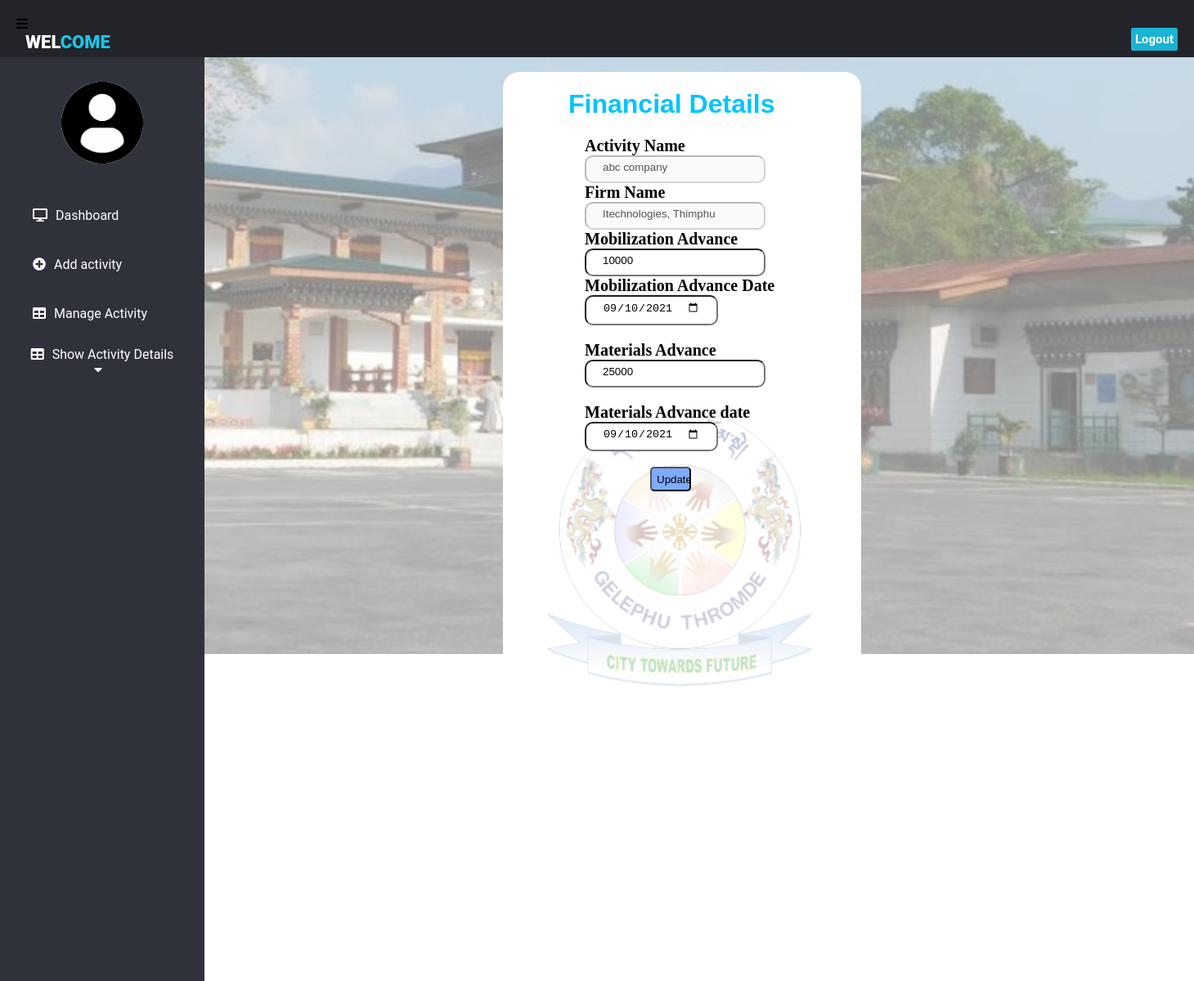
The page /edit_advance.php?editid=31 on the database its author committed.
### tables this page shows
CREATE TABLE `activity` (
  `id` int(11) NOT NULL,
  `activity_name` varchar(100) NOT NULL,
  `FY` int(11) NOT NULL,
  `approved_budget` int(11) NOT NULL,
  `technical_sanction` varchar(1000) NOT NULL,
  `adms_fs` varchar(1000) NOT NULL,
  `nit` varchar(1000) NOT NULL,
  `created_date` timestamp NOT NULL DEFAULT CURRENT_TIMESTAMP ON UPDATE CURRENT_TIMESTAMP,
  `user_id` int(11) NOT NULL,
  `mode_of_execution` varchar(100) NOT NULL
);

CREATE TABLE `contract_details` (
  `id` int(11) NOT NULL,
  `firm_name` varchar(100) NOT NULL,
  `contact_no` int(11) NOT NULL,
  `email_id` varchar(100) NOT NULL,
  `contract_amount` int(11) NOT NULL,
  `loi` varchar(100) NOT NULL,
  `loa` varchar(100) NOT NULL,
  `work_order` varchar(100) NOT NULL,
  `start_date` date NOT NULL,
  `end_date` date NOT NULL,
  `contract_duration` varchar(100) NOT NULL,
  `time_extension` varchar(100) NOT NULL,
  `user_id` int(11) NOT NULL,
  `activity_id` int(11) NOT NULL
);

CREATE TABLE `advance` (
  `id` int(11) NOT NULL,
  `mobilization_advance` int(11) NOT NULL,
  `mobilisation_advance_date` date NOT NULL,
  `material_advance` int(11) NOT NULL,
  `material_advance_date` date NOT NULL,
  `contract_details_id` int(11) NOT NULL,
  `user_id` int(11) NOT NULL
);

### edit_advance.php (the view, shortened to what this page needs)
<!DOCTYPE html>
<html>
<head>
<link href="https://cdnjs.cloudflare.com/ajax/libs/font-awesome/5.13.0/css/all.min.css" rel="stylesheet">
<link rel="stylesheet" href="css/style.css">
</head>
<body>
<header>
	<b for="check">
	<i class="fas fa-bars" id="sidebar_btn"></i>
	</b>
	<div class="left_area">
	<h3>&nbsp;&nbsp;Wel<span>come</span></h3>
	</div>
	<div class="right_area">
	<a href="login.php" class="logout_btn">Logout</a>
</header>
	<div class="sidebar">
	<center>
	<img src="images/profile.jpg" class="profile_image" alt="">
	</center>
	<a href="dashboard.php"><i class="fas fa-desktop"></i><span>Dashboard</span></a>
	<a href="add_activity.php"><i class="fa fa-plus-circle"></i><span>Add activity</span></a>
    <a href="manage_activity.php"><i class="fas fa-table"></i><span>Manage Activity</span></a>
	<div class="navbar">
	<div class="dropdown">
	<button class="dropbtn"><i class="fas fa-table"></i><span>Show Activity Details</span>
	<i class="fa fa-caret-down"></i>
	</button>
	</div>
	</div></div>
	<div class="content">
	<div class="display2">
	<h1>&nbsp;&nbsp; &nbsp; &nbsp; &nbsp; Financial Details</h1>
	<div class="input-group" style="padding:0px 100px;">
	<?php
			include('connection.php');
			$ad_id=$_GET['editid'];
			$query = mysqli_query($db,"SELECT activity.activity_name,advance.*,contract_details.firm_name FROM activity,advance,contract_details where activity.id=contract_details.activity_id and advance.contract_details_id=contract_details.id and activity.id='$ad_id' ");
			if($query-> num_rows > 0){
				while ($row = $query->fetch_assoc()){
					?>
	<form method="post" action ="" enctype="multipart/form-data">
	<label>Activity Name</label>
	<input type="text" name="activity_name" value="<?php echo ($row["activity_name"]);?>" class="form-control1" required disabled>
	<br/>
	<label>Firm Name</label>
	<input type="text" name="firm_name" value="<?php echo ($row["firm_name"]);?>" class="form-control1" required disabled>
	<label>Mobilization Advance</label>
    <br/>
	<input type="text" name="mobilisation_advance" value="<?php echo ($row["mobilization_advance"]);?>"  class="form-control1" required>
    <br/>
	<label>Mobilization Advance Date</label>
	<input type="date" name="mobilisation_advance_date" value="<?php echo ($row["mobilisation_advance_date"]);?>"class="form-control1" >
	<br/>
    <br/>
	<label>Materials Advance </label>
	<input type="text" name="material_advance" value="<?php echo ($row["material_advance"]);?>" class="form-control1" >
	<br/>
    <br/>
	<label>Materials Advance date </label>
	<input type="date" name="material_advance_date" value="<?php echo ($row["material_advance_date"]);?>" class="form-control1" >
	<br/>
    <br/>
	<?php }}?>
	<input type="submit" name="update"  value="Update" class="form-control" style="background-color:#80aaff;border-radius:5px;width:50px;height:30px;margin-left:80px;cursor:pointer;">
	</form>
	</div>
	</div>
	</div>
</body>
</html>

### css/style.css (style rules this page uses)
.display2 { border:2px none; background-image:url('../images/logo1.png'); border-radius:20px; background-color:#fff; width:30%; height:95%; margin-left:25%; margin-top:6%; position:fixed; background-repeat:no-repeat; background-position:center; background-size:100%; position:absolute; }
.display2 h1 { font-family:Sans-serif; color: #03c4ff; }
header { position:fixed; background: #22242A; padding: 20px; width: 100%; height:30px; }
.left_area h3 { color:#fff; margin:0; text-transform:uppercase; font-size:22px; font-weight:900; }
.left_area span { color:#1DC4E7; }
.logout_btn { padding:5px; background:#19B3D3; text-decoration:none; float:right; margin-top:-30px; margin-right:40px; border-radius:2px; font-size:15px; font-weight:600; color:#fff; transition:0.5s; transition-property:background; }
.sidebar { background:#2F323A; margin-top:70px; padding-top:30px; position:absolute; left:0; width:250px; height:100%; transition:0.5s; transition-property:left; }
.sidebar .profile_image { width:100px; height:100px; border-radius:100px; margin-bottom:10px; }
.sidebar a { color:#fff; display:block; width:100%; line-height:60px; text-decoration:none; padding-left:40px; box-sizing:border-box; transition:0.5s; transition-property:background; }
.sidebar i { padding-right:10px; }
.content { margin-left:250px; background:url('../images/gelephu1.png'); background-position:right; background-size:cover; height: 100vh; width: 100%; transition:0.5s; }
.form-control1 { border-radius:10px; padding:5px 20px 10px; }
label { font-family:Serif; font-weight: bold; font-size: 20px; }
.navbar { overflow: hidden; background-color: #2F323A; padding-right:11px; }
.dropdown { float: left; overflow: hidden; }
.dropdown .dropbtn { font-size: 16px; border: none; outline: none; color: white; padding: 10px 30px; background-color: inherit; font-family: inherit; margin: 0; width:250px; }

### edit_advance.php (style rules this page uses)
body { margin:0; padding:0; font-family:"Roboto", sans-serif; }

### rows shown on the page
activity: activity_name "abc company", firm_name "Itechnologies, Thimphu", mobilisation_advance "10000", mobilisation_advance_date "09/10/2021", material_advance "25000", material_advance_date "09/10/2021"
